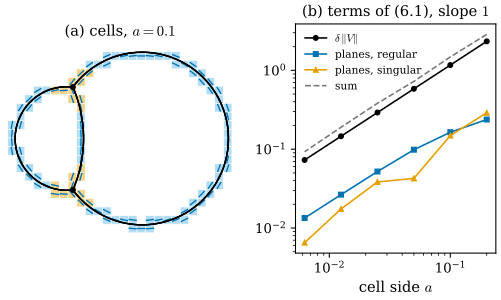

Write Python code to recreate this figure.
"""Figure 47.6.1: approximating a piecewise smooth curve by cell data ([BLM17] Lemma 6.1, Def 6.2, Thm 6.4).

The standard double bubble in the plane with outer radii 0.6 and 1 (three circular arcs meeting at 120 degrees at
two junction points; total length L = 8.2549) is cut by the square grid of side a (lines x = 0.123 a + k a,
y = 0.071 a + k a). Each cell K gets m_K = length in K and a line P_K minimizing int_K ||P - T|| ds (operator norm),
computed from 400000 equally spaced samples. Cells whose centre is within 2 delta (delta = sqrt2 a) of a junction
are called singular (the set K^sing in the proof of Thm 6.4), the others regular.
(a) a = 0.1: regular cells (light blue), singular cells (orange), the lines P_K (blue segments), junctions (black).
(b) the three terms of the bound (6.1) of Lemma 6.1 with U = R^2 against a: position term delta ||V|| (black),
plane term over regular cells (blue) and over singular cells (orange), and their sum (grey dashed). All decay with
slope 1, as (6.8) predicts for beta = 1.

Run from the project root: PYTHONPATH=tools python3 chapters/47-paper-varifold-approximation/figures/fig-47-6-1-cell-approximation.py
"""
import os

for _k in ("OMP_NUM_THREADS", "OPENBLAS_NUM_THREADS", "MKL_NUM_THREADS"):
    os.environ.setdefault(_k, "4")  # keep BLAS from using every core

import math
import sys
from pathlib import Path

import numpy as np

sys.path.insert(0, str(Path(__file__).resolve().parents[1] / "lib"))
import dgfig  # noqa: E402

dgfig.setup()
import matplotlib.pyplot as plt  # noqa: E402
from matplotlib.patches import Rectangle  # noqa: E402

import var47 as v  # noqa: E402

C = dgfig.COLORS
db = v.double_bubble_2d(0.6, 1.0)
arcs = db["arcs"]
L = sum(r * (b - a) for c, r, a, b in arcs)
NS = 400000
X, T, _, _ = v.sample_arcs(arcs, NS)
w = np.full(NS, L / NS)
J = [db["p"], db["p"] * np.array([1.0, -1.0])]


def terms(a):
    org = (0.123 * a, 0.071 * a)
    cells = v.cell_planes(X, T, w, a, org)
    delta = math.sqrt(2) * a
    reg = sing = 0.0
    kinds = {}
    for (i, j), (m, al, mis) in cells.items():
        c = np.array([org[0] + (i + 0.5) * a, org[1] + (j + 0.5) * a])
        s = min(np.linalg.norm(c - q) for q in J) < 2 * delta
        kinds[(i, j)] = s
        if s:
            sing += mis
        else:
            reg += mis
    return dict(pos=delta * L, reg=reg, sing=sing, cells=cells, kinds=kinds, org=org)


As = np.array([0.2, 0.1, 0.05, 0.025, 0.0125, 0.00625])
res = [terms(a) for a in As]
pos = np.array([r["pos"] for r in res])
reg = np.array([r["reg"] for r in res])
sing = np.array([r["sing"] for r in res])
tot = pos + reg + sing
assert abs(L - 8.254888) < 1e-5
for arr in (pos, reg, tot):
    sl = np.polyfit(np.log(As[1:]), np.log(arr[1:]), 1)[0]
    assert 0.85 < sl < 1.15, sl
assert np.all(sing < 2 * As)

fig, axes = plt.subplots(1, 2, figsize=(6.6, 3.1), gridspec_kw={"width_ratios": [1.15, 1], "wspace": 0.28})
ax = axes[0]
r0 = res[1]
a0 = As[1]
for (i, j), (m, al, mis) in r0["cells"].items():
    x0, y0 = r0["org"][0] + i * a0, r0["org"][1] + j * a0
    col = C["accent"] if r0["kinds"][(i, j)] else C["region"]
    ax.add_patch(Rectangle((x0, y0), a0, a0, facecolor=col, alpha=0.45, edgecolor="white", lw=0.5))
    c = np.array([x0 + a0 / 2, y0 + a0 / 2])
    u = np.array([math.cos(al), math.sin(al)])
    ax.plot(*np.array([c - 0.4 * a0 * u, c + 0.4 * a0 * u]).T, color=C["tangent"], lw=1.0)
ax.plot(X[::200, 0], X[::200, 1], ",", color=C["main"])
for c, rr, t0, t1 in arcs:
    tt = np.linspace(t0, t1, 300)
    ax.plot(c[0] + rr * np.cos(tt), c[1] + rr * np.sin(tt), color=C["main"], lw=0.6)
for q in J:
    ax.plot(*q, "o", color=C["main"], ms=3.5)
ax.set_aspect("equal")
ax.set_xlim(-0.72, 1.95)
ax.set_ylim(-1.1, 1.1)
ax.set_axis_off()
ax.set_title(r"(a) cells, $a = 0.1$", fontsize=11)

ax = axes[1]
ax.loglog(As, pos, "o-", color=C["main"], ms=3.5, lw=1.2, label=r"$\delta\,\|V\|$")
ax.loglog(As, reg, "s-", color=C["tangent"], ms=3.5, lw=1.2, label="planes, regular")
ax.loglog(As, sing, "^-", color=C["accent"], ms=3.5, lw=1.2, label="planes, singular")
ax.loglog(As, tot, "--", color=C["aux"], lw=1.2, label="sum")
ax.set_xlabel(r"cell side $a$")
ax.set_title(r"(b) terms of (6.1), slope $1$", fontsize=11)
ax.legend(frameon=False, fontsize=8, loc="upper left")
dgfig.save(fig, __file__)
for a, r in (zip(As, res) if __name__ == "__main__" else ()):
    print(f"a = {a}: cells {len(r['cells'])}, singular {sum(r['kinds'].values())}, pos {r['pos']:.4f}, "
          f"reg {r['reg']:.4f}, sing {r['sing']:.4f}")
